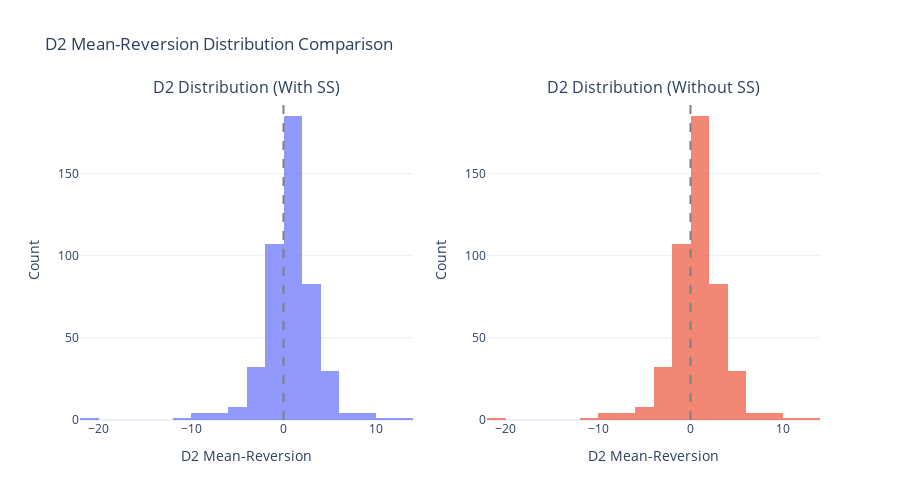

The code cell stored with this chart in its notebook:
### Code cell
# Plot 2d: Side-by-side comparison of D2 distributions
fig_d2_dist = make_subplots(
    rows=1, cols=2,
    subplot_titles=("D2 Distribution (With SS)", "D2 Distribution (Without SS)"),
    horizontal_spacing=0.1
)

fig_d2_dist.add_trace(
    go.Histogram(x=jumps_with['D2_mean_reversion'], name='With SS', nbinsx=30, opacity=0.7),
    row=1, col=1
)
fig_d2_dist.add_trace(
    go.Histogram(x=jumps_without['D2_mean_reversion'], name='Without SS', nbinsx=30, opacity=0.7),
    row=1, col=2
)

fig_d2_dist.add_vline(x=0, line_dash="dash", line_color="gray", row=1, col=1)
fig_d2_dist.add_vline(x=0, line_dash="dash", line_color="gray", row=1, col=2)

fig_d2_dist.update_xaxes(title_text="D2 Mean-Reversion", row=1, col=1)
fig_d2_dist.update_xaxes(title_text="D2 Mean-Reversion", row=1, col=2)
fig_d2_dist.update_yaxes(title_text="Count", row=1, col=1)
fig_d2_dist.update_yaxes(title_text="Count", row=1, col=2)

fig_d2_dist.update_layout(
    title="D2 Mean-Reversion Distribution Comparison",
    template="plotly_white",
    height=500,
    showlegend=False
)
fig_d2_dist.show()

### Figure 1 — Plotly figure (JSON) as saved in the notebook; plotly's stock layout.template omitted (floating-point values rounded to 4 significant figures; data arrays with more than 128 entries replaced by an {"elided": "..."} marker saying what was removed)
{"data": [{"name": "With SS", "nbinsx": 30, "opacity": 0.7, "type": "histogram", "x": {"elided": "465 float values"}, "xaxis": "x", "yaxis": "y"}, {"name": "Without SS", "nbinsx": 30, "opacity": 0.7, "type": "histogram", "x": {"elided": "465 float values"}, "xaxis": "x2", "yaxis": "y2"}], "layout": {"annotations": [{"font": {"size": 16}, "showarrow": false, "text": "D2 Distribution (With SS)", "x": 0.225, "xanchor": "center", "xref": "paper", "y": 1, "yanchor": "bottom", "yref": "paper"}, {"font": {"size": 16}, "showarrow": false, "text": "D2 Distribution (Without SS)", "x": 0.775, "xanchor": "center", "xref": "paper", "y": 1, "yanchor": "bottom", "yref": "paper"}], "height": 500, "shapes": [{"line": {"color": "gray", "dash": "dash"}, "type": "line", "x0": 0, "x1": 0, "xref": "x", "y0": 0, "y1": 1, "yref": "y domain"}, {"line": {"color": "gray", "dash": "dash"}, "type": "line", "x0": 0, "x1": 0, "xref": "x2", "y0": 0, "y1": 1, "yref": "y2 domain"}], "showlegend": false, "title": {"text": "D2 Mean-Reversion Distribution Comparison"}, "xaxis": {"anchor": "y", "domain": [0, 0.45], "title": {"text": "D2 Mean-Reversion"}}, "xaxis2": {"anchor": "y2", "domain": [0.55, 1], "title": {"text": "D2 Mean-Reversion"}}, "yaxis": {"anchor": "x", "domain": [0, 1], "title": {"text": "Count"}}, "yaxis2": {"anchor": "x2", "domain": [0, 1], "title": {"text": "Count"}}}}
